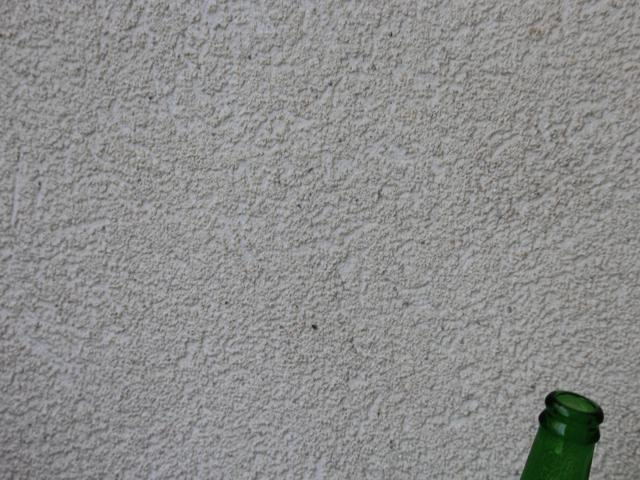
#> input picture Teams/smeće_pivske_flaše_čepovi_limenke/hsv uzas/test/images/IMG_1630.JPG, 640 x 480 px, found by its file name; its folder holds only this picture in this run
$ python hsv_sliders.py
#> lines starting #> are read from the running program, lines starting #| are printed output that depends on the picture; after the words box and inside, x2 and y2 are one past the last pixel; in counts of white or black regions, pixels touching at a corner belong together
import cv2
import numpy as np
import os

image_folder = '/home/stefan/Downloads/slike/images'

def load_images_from_folder(folder):
#> called with folder = '/home/stefan/Downloads/slike/images'
    images = []
    for filename in os.listdir(folder):
        img = cv2.imread(os.path.join(folder, filename))
#> img is the input picture: shape (480, 640, 3); mean B, G, R 140.2, 141, 140.6
        if img is not None:
            images.append((filename, img))
    return images

# Load images
images = load_images_from_folder(image_folder)
#> images = 1 item
#> slider 'H Min' is set to 35
#> slider 'S Min' is set to 51
#> slider 'V Min' is set to 51
if not images:
    print("No images found in the folder")
    exit(0)

current_image_index = 0

def update_mask(val):
#> called with val = 0
    h_min = cv2.getTrackbarPos('H Min', 'HSV Mask')
    s_min = cv2.getTrackbarPos('S Min', 'HSV Mask')
    v_min = cv2.getTrackbarPos('V Min', 'HSV Mask')
    h_max = cv2.getTrackbarPos('H Max', 'HSV Mask')
    s_max = cv2.getTrackbarPos('S Max', 'HSV Mask')
    v_max = cv2.getTrackbarPos('V Max', 'HSV Mask')

    lower_hsv = np.array([h_min, s_min, v_min])
    upper_hsv = np.array([h_max, s_max, v_max])

    filename, img = images[current_image_index]
#> filename = 'IMG_1630.JPG'
    hsv = cv2.cvtColor(img, cv2.COLOR_BGR2HSV)
#> hsv: shape (480, 640, 3); mean H, S, V 45.6, 6.4, 141.9
    mask = cv2.inRange(hsv, lower_hsv, upper_hsv)
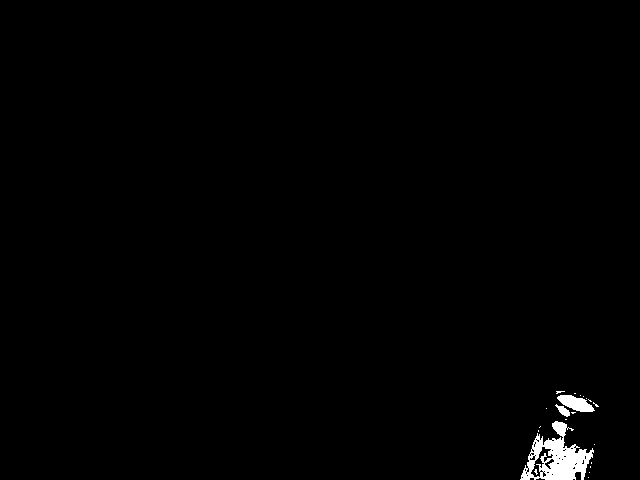
#> mask: shape (480, 640); 0.84% white; 21 white regions (18 under 20 px), largest, box (x1, y1, x2, y2) and area: (520, 421, 594, 480) 2045, (557, 395, 595, 412) 384, (555, 404, 570, 417) 91
    result = cv2.bitwise_and(img, img, mask=mask)

    cv2.imshow('HSV Mask', result)

cv2.namedWindow('HSV Mask')
cv2.createTrackbar('H Min', 'HSV Mask', 0, 179, update_mask)
cv2.createTrackbar('S Min', 'HSV Mask', 0, 255, update_mask)
cv2.createTrackbar('V Min', 'HSV Mask', 0, 255, update_mask)
cv2.createTrackbar('H Max', 'HSV Mask', 179, 179, update_mask)
cv2.createTrackbar('S Max', 'HSV Mask', 255, 255, update_mask)
cv2.createTrackbar('V Max', 'HSV Mask', 255, 255, update_mask)

def show_next_image():
    global current_image_index
    current_image_index = (current_image_index + 1) % len(images)
    update_mask(0)

def show_previous_image():
    global current_image_index
    current_image_index = (current_image_index - 1) % len(images)
    update_mask(0)

update_mask(0)

# Main loop
while True:
    key = cv2.waitKey(1) & 0xFF
#> (key Esc is pressed here)
    if key == ord('n'):
        show_next_image()
    elif key == ord('b'):
        show_previous_image()
    elif key == 27:  # Escape key
        break

cv2.destroyAllWindows()
